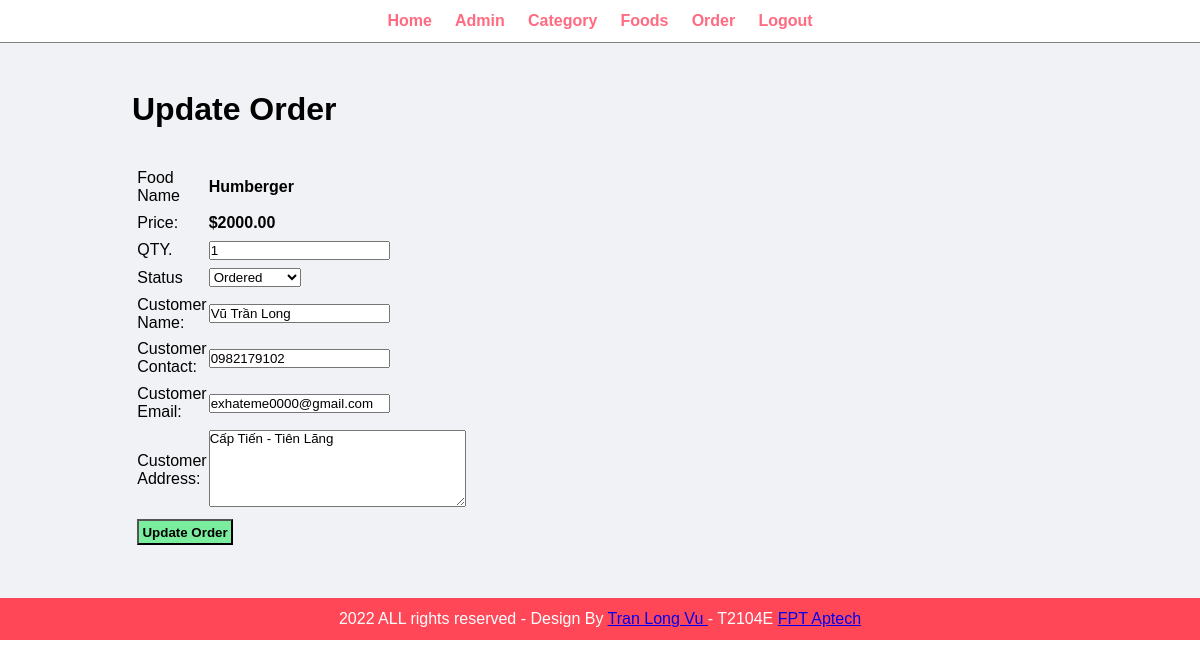
Page /admin/update-order.php?id=1 (signed in) on the committed database.
### tables this page shows
CREATE TABLE `tbl_order` (
  `id` int(10) UNSIGNED NOT NULL,
  `food` varchar(150) NOT NULL,
  `price` decimal(10,2) NOT NULL,
  `qty` int(11) NOT NULL,
  `total` decimal(10,2) NOT NULL,
  `order_date` datetime NOT NULL,
  `status` varchar(50) NOT NULL,
  `customer_name` varchar(150) NOT NULL,
  `customer_contact` varchar(20) NOT NULL,
  `customer_email` varchar(150) NOT NULL,
  `customer_address` varchar(255) NOT NULL
);

### admin/update-order.php (the view, shortened to what this page needs)
<?php include('partials/menu.php'); ?>
<div class="main-content">
    <div class="wrapper">
        <h1>Update Order</h1>
        <br><br>
        <?php
            if(isset($_GET['id']))
            {
                $id = $_GET['id'];
                $sql = "SELECT * FROM tbl_order WHERE id=$id";
                $res = mysqli_query($conn , $sql);
                $count = mysqli_num_rows($res);
                if($count == 1)
                {
                    $row = mysqli_fetch_assoc($res);
                    $food = $row['food'];
                    $price = $row['price'];
                    $qty = $row['qty'];
                    $status = $row['status'];
                    $customer_name = $row['customer_name'];
                    $customer_contact = $row['customer_contact'];
                    $customer_email = $row['customer_email'];
                    $customer_address = $row['customer_address'];
                }
                else
                {
                    header('location:'.SITEURL.'admin/manage-order.php');
                }
            }
            else
            {
                header('location:'.SITEURL.'admin/manage-order.php');
            }
        ?>
        <form action="" method="POST">
            <table class="tbl-30">
                <tr>
                    <td>Food Name</td>
                    <td><b><?php echo $food; ?></b></td>
                </tr>
                <tr>
                    <td>Price: </td>
                    <td><b>$<?php echo $price; ?></b></td>
                </tr>
                <tr>
                    <td>QTY.</td>
                    <td>
                        <input type="number" name="qty" value="<?php echo $qty; ?>">
                    </td>
                </tr>
                <tr>
                    <td>Status</td>
                    <td>
                        <select name="status" id="">
                            <option <?php if($status=="Ordered"){ echo "selected"; } ?> value="Ordered">Ordered</option>
                        </select>
                    </td>
                </tr>
                <tr>
                    <td>Customer Name: </td>
                    <td>
                        <input type="text" name="customer_name" value="<?php echo $customer_name; ?>">
                    </td>
                </tr>
                <tr>
                    <td>Customer Contact: </td>
                    <td>
                        <input type="text" name="customer_contact" value="<?php echo $customer_contact; ?>">
                    </td>
                </tr>
                <tr>
                    <td>Customer Email: </td>
                    <td>
                        <input type="text" name="customer_email" value="<?php echo $customer_email; ?>">
                    </td>
                </tr>
                <tr>
                    <td>Customer Address: </td>
                    <td>
                        <textarea name="customer_address" cols="30" rows="5"><?php echo $customer_address; ?></textarea>
                    </td>
                </tr>
                <tr>
                    <td colspan="2">
                        <input type="submit" name="submit" value="Update Order" class="btn-secondary">
                    </td>
                </tr>
            </table>
        </form>
    </div>
</div>
<?php include('partials/footer.php'); ?>

### css/admin.css (style rules this page uses)
* { margin: 0; padding: 0; box-sizing: border-box; font-family: Arial, Helvetica, sans-serif; }
.wrapper { padding: 1%; width: 80%; margin: 0 auto; }
.tbl-30 { width: 30%; }
table tr td { padding: 1%; }
.btn-secondary { background-color: #7bed9f; padding: 1%; color: black; text-decoration: none; font-weight: bold; }
.main-content { background-color: #f1f2f6; padding: 3% 0; }

### rows in the picture
tbl_order: food "Humberger", price "2000.00", qty "1", status "Ordered", customer_name "Vũ Trần Long", customer_contact "0982179102", customer_email "exhateme0000@gmail.com", customer_address "Cấp Tiến - Tiên Lãng"
